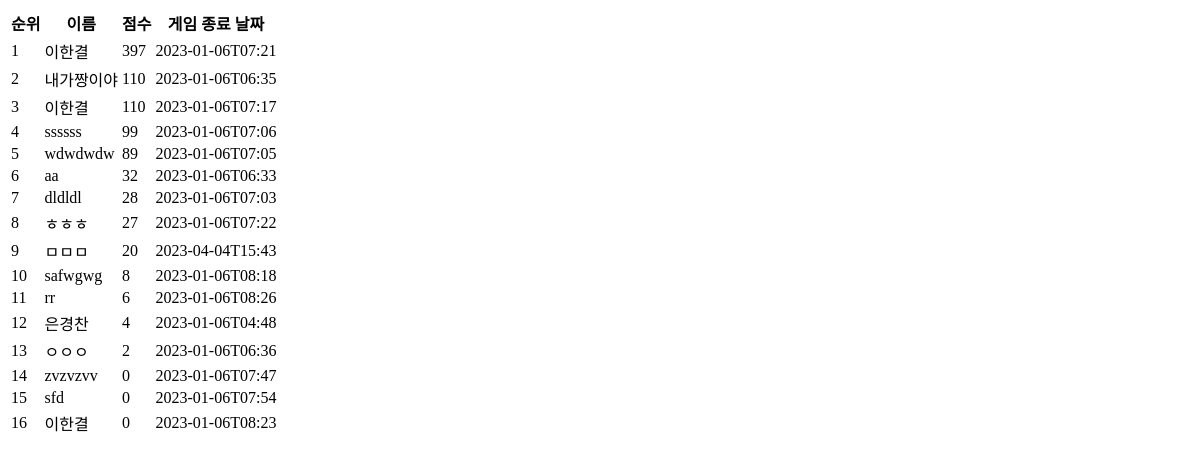
/shootingRank/, run on an earlier commit of the app's database.
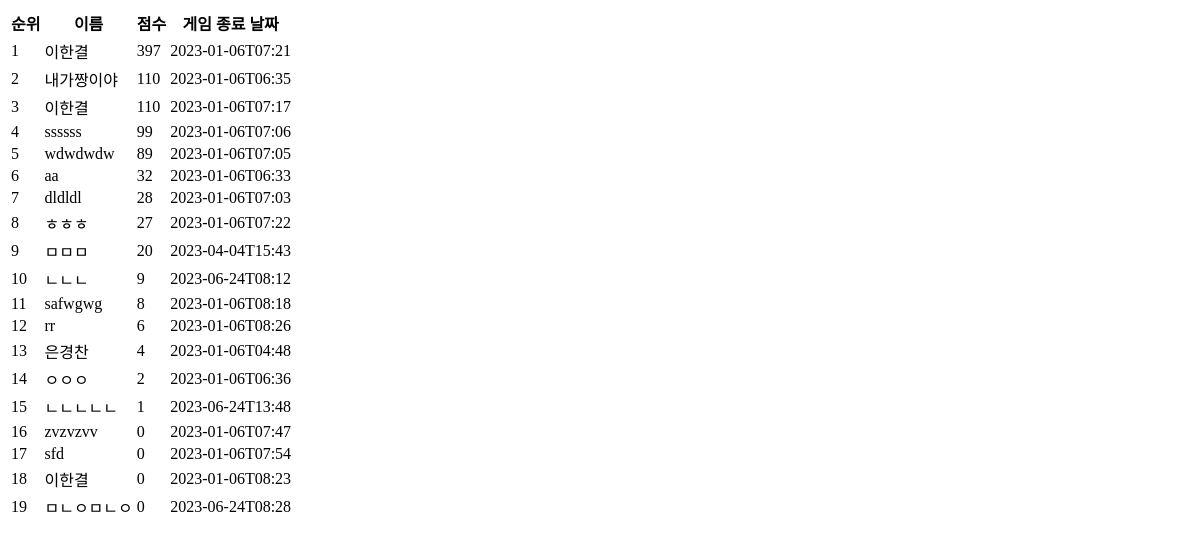
And on a later commit of the database.
### shootingApp/models.py (models this page shows)
class Space_shooting(models.Model):
    name = models.CharField(max_length=10,null=True)
    score = models.IntegerField()
    time_info = models.CharField(max_length=100,null=True)
    class Meta:
        managed = False

### mainApp/views.py (the view)
# urls.py: path("shootingRank/", mainViews.shootingRank, name="shootingRank"),
def shootingRank(request):
    spaceShooting = Space_shooting.objects.all()
    spaceShooting = spaceShooting.order_by("-score", "time_info") #-score 역순
    page_info = {
        "startPage" : 1,
        "endPage" : 10,
        "underPageCount" : 10, #하단 페이지의 보여질 개수
        "currentPage" : 1,
        "totalPage" : 0,
        "countPerPage" : 30, #페이지당 보여질 데이터수
    }
    page_info["currentPage"] = request.GET.get('page')
    if not page_info["currentPage"]: #현재페이지를 가져오지 못하면 1페이지를 보여줌
        page_info["currentPage"] = 1
    else:
        page_info["currentPage"] = int(page_info["currentPage"]) #숫자로 형변환
        if page_info["currentPage"] <= 0:
            page_info["currentPage"] = 1
    page_info["totalPage"] = (spaceShooting.count() // page_info["countPerPage"]) + 1
    if (spaceShooting.count() % page_info["countPerPage"]) == 0: #한페이지에 보여질 수에 딱 맞아 떨어지면 1을 빼줘야됨
        page_info["totalPage"] -= 1
    page_info["startPage"] = (page_info["currentPage"] // page_info["underPageCount"]) * page_info["underPageCount"] + 1
    page_info["endPage"] = page_info["startPage"] + page_info["underPageCount"] - 1
    if page_info["endPage"] > page_info["totalPage"]: #끝 페이지가 전체페이지수를 넘어가면
        page_info["endPage"] = page_info["totalPage"]
    pageRange = range(page_info["startPage"], page_info["endPage"]+1)
    paginator = Paginator(spaceShooting, page_info["countPerPage"])  # 한페이지당 보여질 개수(데이터, 개수)
    rankinfo_s = paginator.get_page(page_info["currentPage"]) # 몇 페이지를 보여줄지 저장(1페이지의 10개의 데이터가 저장)
    return render(request, "mainApp/shooting_rank.html", {"rankdata":rankinfo_s, "page_info":page_info, "pageRange":pageRange})

### mainApp/templates/mainApp/shooting_rank.html
<table>
    <thead>
        <tr>
            <th>순위</th>
            <th>이름</th>
            <th>점수</th>
            <th>게임 종료 날짜</th>
        </tr>
    </thead>
    <tbody>
        {% for pu in rankdata %}
            <tr>
                <td>{{forloop.counter0|add:1}}</td>
                <td>{{pu.name}}</td>
                <td>{{pu.score}}</td>
                <td>{{pu.time_info}}</td>
            </tr>
        {% endfor %}
    </tbody>
</table>

What changed in the data, as far as the page shows it:
added Space_shooting: name "ㄴㄴㄴ", score "9", time_info "2023-06-24T08:12"
added Space_shooting: name "ㄴㄴㄴㄴㄴ", score "1", time_info "2023-06-24T13:48"
added Space_shooting: name "ㅁㄴㅇㅁㄴㅇ", score "0", time_info "2023-06-24T08:28"
